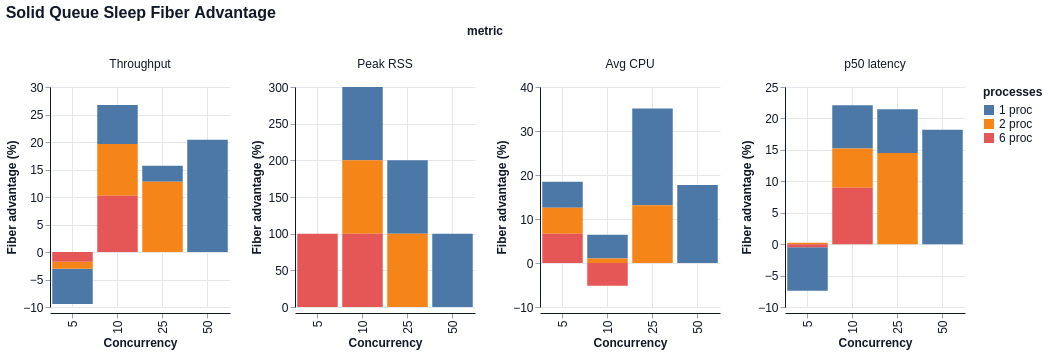

Describe this chart as a Vega-Lite specification.
### Vega-Lite specification from a JSON file in a GitHub repository (floating-point values rounded to 4 significant figures)
{"$schema": "https://vega.github.io/schema/vega-lite/v6.json", "title": "Solid Queue Sleep Fiber Advantage", "width": 180, "height": 220, "data": {"values": [{"concurrency": 5, "processes": "1 proc", "metric": "Throughput", "value": -6.423}, {"concurrency": 5, "processes": "1 proc", "metric": "Peak RSS", "value": -0.0}, {"concurrency": 5, "processes": "1 proc", "metric": "Avg CPU", "value": 5.928}, {"concurrency": 5, "processes": "1 proc", "metric": "p50 latency", "value": -6.902}, {"concurrency": 10, "processes": "1 proc", "metric": "Throughput", "value": 7.11}, {"concurrency": 10, "processes": "1 proc", "metric": "Peak RSS", "value": 100.0}, {"concurrency": 10, "processes": "1 proc", "metric": "Avg CPU", "value": 5.401}, {"concurrency": 10, "processes": "1 proc", "metric": "p50 latency", "value": 6.853}, {"concurrency": 25, "processes": "1 proc", "metric": "Throughput", "value": 2.9}, {"concurrency": 25, "processes": "1 proc", "metric": "Peak RSS", "value": 100.0}, {"concurrency": 25, "processes": "1 proc", "metric": "Avg CPU", "value": 21.95}, {"concurrency": 25, "processes": "1 proc", "metric": "p50 latency", "value": 6.956}, {"concurrency": 50, "processes": "1 proc", "metric": "Throughput", "value": 20.42}, {"concurrency": 50, "processes": "1 proc", "metric": "Peak RSS", "value": 100.0}, {"concurrency": 50, "processes": "1 proc", "metric": "Avg CPU", "value": 17.74}, {"concurrency": 50, "processes": "1 proc", "metric": "p50 latency", "value": 18.18}, {"concurrency": 5, "processes": "2 proc", "metric": "Throughput", "value": -1.3}, {"concurrency": 5, "processes": "2 proc", "metric": "Peak RSS", "value": -0.0}, {"concurrency": 5, "processes": "2 proc", "metric": "Avg CPU", "value": 5.86}, {"concurrency": 5, "processes": "2 proc", "metric": "p50 latency", "value": 0.2331}, {"concurrency": 10, "processes": "2 proc", "metric": "Throughput", "value": 9.394}, {"concurrency": 10, "processes": "2 proc", "metric": "Peak RSS", "value": 100.0}, {"concurrency": 10, "processes": "2 proc", "metric": "Avg CPU", "value": 1.037}, {"concurrency": 10, "processes": "2 proc", "metric": "p50 latency", "value": 6.244}, {"concurrency": 25, "processes": "2 proc", "metric": "Throughput", "value": 12.77}, {"concurrency": 25, "processes": "2 proc", "metric": "Peak RSS", "value": 100.0}, {"concurrency": 25, "processes": "2 proc", "metric": "Avg CPU", "value": 13.15}, {"concurrency": 25, "processes": "2 proc", "metric": "p50 latency", "value": 14.51}, {"concurrency": 5, "processes": "6 proc", "metric": "Throughput", "value": -1.752}, {"concurrency": 5, "processes": "6 proc", "metric": "Peak RSS", "value": 100.0}, {"concurrency": 5, "processes": "6 proc", "metric": "Avg CPU", "value": 6.669}, {"concurrency": 5, "processes": "6 proc", "metric": "p50 latency", "value": -0.4998}, {"concurrency": 10, "processes": "6 proc", "metric": "Throughput", "value": 10.24}, {"concurrency": 10, "processes": "6 proc", "metric": "Peak RSS", "value": 100.0}, {"concurrency": 10, "processes": "6 proc", "metric": "Avg CPU", "value": -5.176}, {"concurrency": 10, "processes": "6 proc", "metric": "p50 latency", "value": 8.983}]}, "mark": {"type": "bar", "tooltip": true}, "encoding": {"x": {"field": "concurrency", "type": "ordinal", "title": "Concurrency"}, "y": {"field": "value", "type": "quantitative", "title": "Fiber advantage (%)"}, "color": {"field": "processes", "type": "nominal"}, "column": {"field": "metric", "type": "nominal", "sort": ["Throughput", "Peak RSS", "Avg CPU", "p50 latency"]}, "tooltip": [{"field": "metric", "type": "nominal"}, {"field": "concurrency", "type": "quantitative"}, {"field": "processes", "type": "nominal"}, {"field": "value", "type": "quantitative"}]}, "resolve": {"scale": {"y": "independent"}}, "config": {"background": "white", "axis": {"labelFont": "Helvetica", "titleFont": "Helvetica", "labelFontSize": 12, "titleFontSize": 12, "labelColor": "#111827", "titleColor": "#111827", "domainColor": "#111827", "tickColor": "#9ca3af", "grid": true, "gridColor": "#e5e7eb"}, "header": {"labelFont": "Helvetica", "titleFont": "Helvetica", "labelFontSize": 12, "titleFontSize": 12, "labelColor": "#111827", "titleColor": "#111827"}, "legend": {"labelFont": "Helvetica", "titleFont": "Helvetica", "labelFontSize": 12, "titleFontSize": 12, "labelColor": "#111827", "titleColor": "#111827"}, "title": {"font": "Helvetica", "fontSize": 16, "anchor": "start", "color": "#111827"}, "view": {"stroke": null}}}
